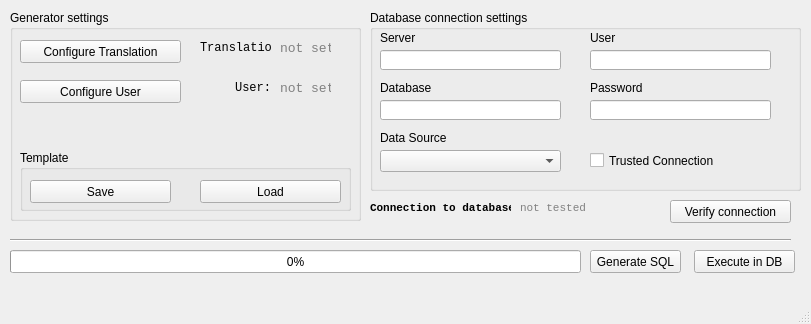
<?xml version="1.0" encoding="UTF-8"?>
<ui version="4.0">
 <class>MainForm</class>
 <widget class="QMainWindow" name="MainForm">
  <property name="geometry">
   <rect>
    <x>0</x>
    <y>0</y>
    <width>811</width>
    <height>324</height>
   </rect>
  </property>
  <property name="windowTitle">
   <string>PB Database Generator</string>
  </property>
  <widget class="QWidget" name="centralwidget">
   <widget class="QPushButton" name="btnCreateSql">
    <property name="geometry">
     <rect>
      <x>590</x>
      <y>250</y>
      <width>91</width>
      <height>23</height>
     </rect>
    </property>
    <property name="text">
     <string>Generate SQL</string>
    </property>
   </widget>
   <widget class="QPushButton" name="btnExecute">
    <property name="geometry">
     <rect>
      <x>694</x>
      <y>250</y>
      <width>101</width>
      <height>23</height>
     </rect>
    </property>
    <property name="text">
     <string>Execute in DB</string>
    </property>
   </widget>
   <widget class="QProgressBar" name="progressBar">
    <property name="geometry">
     <rect>
      <x>10</x>
      <y>250</y>
      <width>571</width>
      <height>23</height>
     </rect>
    </property>
    <property name="value">
     <number>0</number>
    </property>
   </widget>
   <widget class="Line" name="line">
    <property name="geometry">
     <rect>
      <x>10</x>
      <y>230</y>
      <width>781</width>
      <height>21</height>
     </rect>
    </property>
    <property name="orientation">
     <enum>Qt::Horizontal</enum>
    </property>
   </widget>
   <widget class="QGroupBox" name="groupBox">
    <property name="geometry">
     <rect>
      <x>370</x>
      <y>10</y>
      <width>431</width>
      <height>181</height>
     </rect>
    </property>
    <property name="title">
     <string>Database connection settings</string>
    </property>
    <widget class="QLineEdit" name="txbServer">
     <property name="geometry">
      <rect>
       <x>10</x>
       <y>40</y>
       <width>181</width>
       <height>20</height>
      </rect>
     </property>
    </widget>
    <widget class="QLabel" name="label">
     <property name="geometry">
      <rect>
       <x>10</x>
       <y>20</y>
       <width>71</width>
       <height>16</height>
      </rect>
     </property>
     <property name="text">
      <string>Server</string>
     </property>
    </widget>
    <widget class="QLabel" name="label_2">
     <property name="geometry">
      <rect>
       <x>10</x>
       <y>70</y>
       <width>71</width>
       <height>16</height>
      </rect>
     </property>
     <property name="text">
      <string>Database</string>
     </property>
    </widget>
    <widget class="QLineEdit" name="txbDatabase">
     <property name="geometry">
      <rect>
       <x>10</x>
       <y>90</y>
       <width>181</width>
       <height>20</height>
      </rect>
     </property>
    </widget>
    <widget class="QLabel" name="label_3">
     <property name="geometry">
      <rect>
       <x>220</x>
       <y>20</y>
       <width>71</width>
       <height>16</height>
      </rect>
     </property>
     <property name="text">
      <string>User</string>
     </property>
    </widget>
    <widget class="QLineEdit" name="txbUser">
     <property name="geometry">
      <rect>
       <x>220</x>
       <y>40</y>
       <width>181</width>
       <height>20</height>
      </rect>
     </property>
    </widget>
    <widget class="QLabel" name="label_4">
     <property name="geometry">
      <rect>
       <x>220</x>
       <y>70</y>
       <width>71</width>
       <height>16</height>
      </rect>
     </property>
     <property name="text">
      <string>Password</string>
     </property>
    </widget>
    <widget class="QLineEdit" name="txbPassword">
     <property name="geometry">
      <rect>
       <x>220</x>
       <y>90</y>
       <width>181</width>
       <height>20</height>
      </rect>
     </property>
    </widget>
    <widget class="QCheckBox" name="cbTrustedConnection">
     <property name="geometry">
      <rect>
       <x>220</x>
       <y>140</y>
       <width>181</width>
       <height>21</height>
      </rect>
     </property>
     <property name="text">
      <string>Trusted Connection</string>
     </property>
    </widget>
    <widget class="QComboBox" name="cbDataSources">
     <property name="geometry">
      <rect>
       <x>10</x>
       <y>140</y>
       <width>181</width>
       <height>22</height>
      </rect>
     </property>
    </widget>
    <widget class="QLabel" name="label_8">
     <property name="geometry">
      <rect>
       <x>10</x>
       <y>120</y>
       <width>71</width>
       <height>16</height>
      </rect>
     </property>
     <property name="text">
      <string>Data Source</string>
     </property>
    </widget>
   </widget>
   <widget class="QGroupBox" name="groupBox_2">
    <property name="geometry">
     <rect>
      <x>10</x>
      <y>10</y>
      <width>351</width>
      <height>211</height>
     </rect>
    </property>
    <property name="title">
     <string>Generator settings</string>
    </property>
    <widget class="QLabel" name="label_5">
     <property name="geometry">
      <rect>
       <x>190</x>
       <y>30</y>
       <width>71</width>
       <height>16</height>
      </rect>
     </property>
     <property name="font">
      <font>
       <family>Consolas</family>
      </font>
     </property>
     <property name="text">
      <string>Translation:</string>
     </property>
    </widget>
    <widget class="QLabel" name="lblTranslation">
     <property name="geometry">
      <rect>
       <x>270</x>
       <y>30</y>
       <width>51</width>
       <height>16</height>
      </rect>
     </property>
     <property name="font">
      <font>
       <family>Consolas</family>
       <pointsize>10</pointsize>
      </font>
     </property>
     <property name="styleSheet">
      <string notr="true">color : rgb(129, 129, 129);</string>
     </property>
     <property name="text">
      <string>not set</string>
     </property>
    </widget>
    <widget class="QLabel" name="lblUser">
     <property name="geometry">
      <rect>
       <x>270</x>
       <y>70</y>
       <width>51</width>
       <height>16</height>
      </rect>
     </property>
     <property name="font">
      <font>
       <family>Consolas</family>
       <pointsize>10</pointsize>
      </font>
     </property>
     <property name="styleSheet">
      <string notr="true">color : rgb(129, 129, 129);</string>
     </property>
     <property name="text">
      <string>not set</string>
     </property>
    </widget>
    <widget class="QLabel" name="label_6">
     <property name="geometry">
      <rect>
       <x>200</x>
       <y>70</y>
       <width>61</width>
       <height>16</height>
      </rect>
     </property>
     <property name="font">
      <font>
       <family>Consolas</family>
      </font>
     </property>
     <property name="layoutDirection">
      <enum>Qt::LeftToRight</enum>
     </property>
     <property name="text">
      <string>User:</string>
     </property>
     <property name="alignment">
      <set>Qt::AlignRight|Qt::AlignTrailing|Qt::AlignVCenter</set>
     </property>
    </widget>
    <widget class="QPushButton" name="btnConfigureTranslation">
     <property name="geometry">
      <rect>
       <x>10</x>
       <y>30</y>
       <width>161</width>
       <height>23</height>
      </rect>
     </property>
     <property name="text">
      <string>Configure Translation</string>
     </property>
    </widget>
    <widget class="QPushButton" name="btnConfigureUser">
     <property name="geometry">
      <rect>
       <x>10</x>
       <y>70</y>
       <width>161</width>
       <height>23</height>
      </rect>
     </property>
     <property name="text">
      <string>Configure User</string>
     </property>
    </widget>
    <widget class="QGroupBox" name="groupBox_3">
     <property name="geometry">
      <rect>
       <x>10</x>
       <y>140</y>
       <width>331</width>
       <height>61</height>
      </rect>
     </property>
     <property name="title">
      <string>Template</string>
     </property>
     <widget class="QPushButton" name="btnSaveTemplate">
      <property name="geometry">
       <rect>
        <x>10</x>
        <y>30</y>
        <width>141</width>
        <height>23</height>
       </rect>
      </property>
      <property name="text">
       <string>Save</string>
      </property>
     </widget>
     <widget class="QPushButton" name="btnLoadTemplate">
      <property name="geometry">
       <rect>
        <x>180</x>
        <y>30</y>
        <width>141</width>
        <height>23</height>
       </rect>
      </property>
      <property name="text">
       <string>Load</string>
      </property>
     </widget>
    </widget>
   </widget>
   <widget class="QLabel" name="label_7">
    <property name="geometry">
     <rect>
      <x>370</x>
      <y>200</y>
      <width>141</width>
      <height>16</height>
     </rect>
    </property>
    <property name="font">
     <font>
      <family>Consolas</family>
      <pointsize>8</pointsize>
      <weight>75</weight>
      <bold>true</bold>
     </font>
    </property>
    <property name="text">
     <string>Connection to database:</string>
    </property>
   </widget>
   <widget class="QLabel" name="lblVerifyConnection">
    <property name="geometry">
     <rect>
      <x>520</x>
      <y>200</y>
      <width>81</width>
      <height>16</height>
     </rect>
    </property>
    <property name="font">
     <font>
      <family>Consolas</family>
      <pointsize>8</pointsize>
     </font>
    </property>
    <property name="styleSheet">
     <string notr="true">color : rgb(129, 129, 129);</string>
    </property>
    <property name="text">
     <string>not tested</string>
    </property>
   </widget>
   <widget class="QPushButton" name="btnVerifyConnection">
    <property name="geometry">
     <rect>
      <x>670</x>
      <y>200</y>
      <width>121</width>
      <height>23</height>
     </rect>
    </property>
    <property name="text">
     <string>Verify connection</string>
    </property>
   </widget>
  </widget>
  <widget class="QMenuBar" name="menubar">
   <property name="geometry">
    <rect>
     <x>0</x>
     <y>0</y>
     <width>811</width>
     <height>21</height>
    </rect>
   </property>
  </widget>
  <widget class="QStatusBar" name="statusbar"/>
 </widget>
 <resources/>
 <connections/>
</ui>
